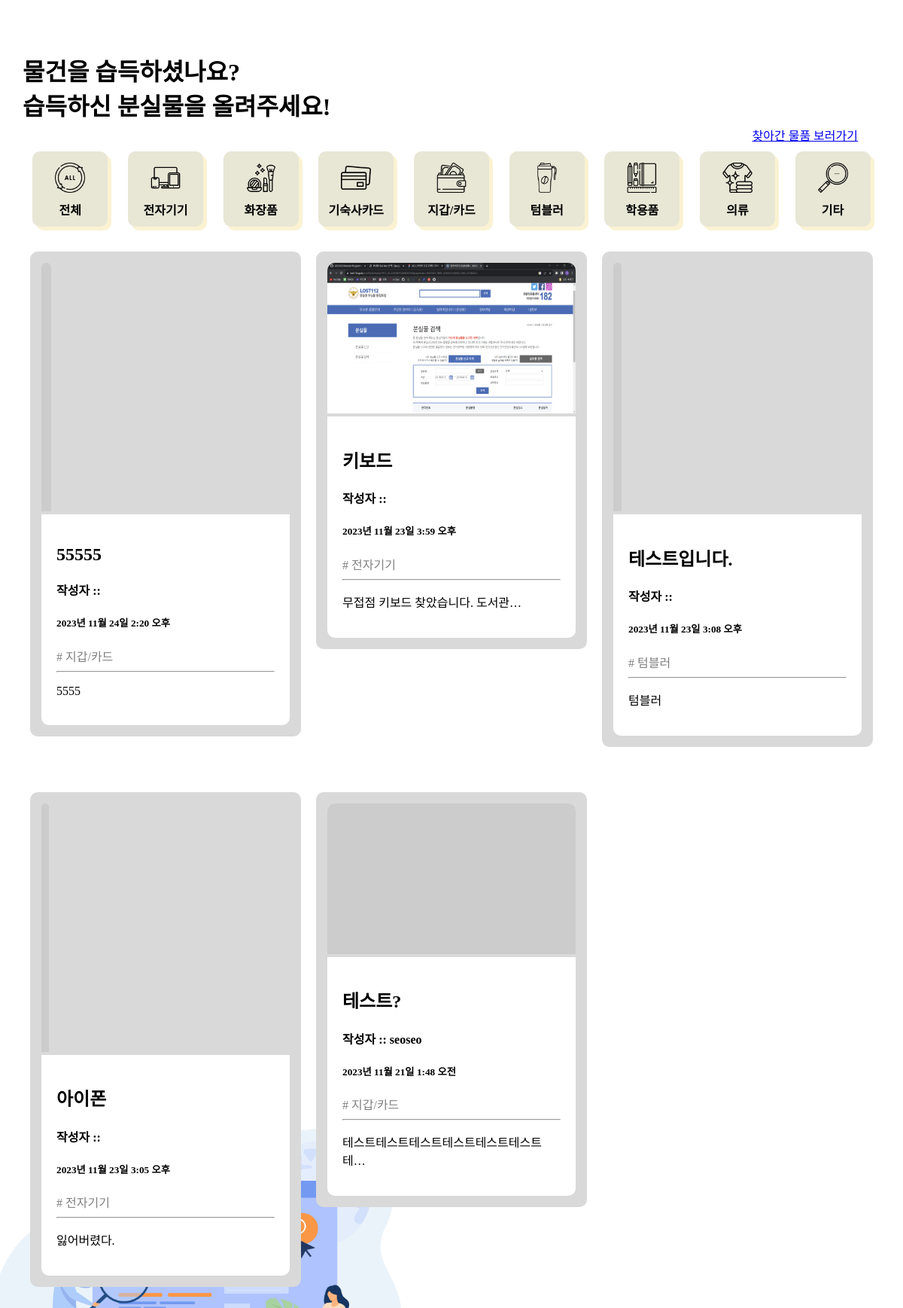
The app's page /message/find/ with its own data.
### message/models.py (models this page shows, shortened)
class Category(models.Model):
    name = models.CharField(max_length=10, unique=True)
    slug = models.SlugField(max_length=100, unique=True, allow_unicode=True)
    head_image = models.ImageField(upload_to='message/images/category/', blank=True)
    def __str__(self):
        return self.name
    def get_absolute_url_find(self):
        return f'/message/find/category/{self.slug}/'
    class Meta:
        verbose_name_plural = 'Categories'

class FindItem(models.Model):
    title = models.CharField(max_length=20)
    author = models.ForeignKey(settings.AUTH_USER_MODEL, null=True, on_delete=models.SET_NULL)
    created_at = models.DateTimeField(auto_now_add=True)
    category = models.ForeignKey(Category, null=True, on_delete=models.SET_NULL)
    head_image = models.ImageField(upload_to='message/images/find/%Y/%m/%d/', blank=True)
    content = models.TextField()
    def __str__(self):
        return f'{self.title}'
    def get_absolute_url(self):
        return f'/message/find/{self.pk}/'

### user/models.py (models this page shows)
class CustomUser(AbstractUser):
    get_verification_token = models.CharField(max_length=64, blank=True, null=True)
    groups = models.ManyToManyField('auth.Group', related_name='custom_users')
    user_permissions = models.ManyToManyField('auth.Permission', related_name='custom_users')

### message/views.py (the view)
# urls.py: path('find/', views.findList.as_view()),
class findList(ListView):
    model = FindItem
    ordering = '-pk'
    template_name = 'message/findItem_list.html'
    def get_context_data(self, **kwargs):
        context = super(findList, self).get_context_data()
        context['categories'] = Category.objects.all()
        return context

### message/templates/message/findItem_list.html (shortened to what this page needs)
<!DOCTYPE html>
{% load static %}
<html lang="ko">
<head>
    <link rel="stylesheet" href="{% static 'message/css/base_list.css' %}" media="screen" />
</head>
<body>
    <div class="container">
        <div class="main-title main-title-font">물건을 습득하셨나요?<br>습득하신 분실물을 올려주세요!</div>
        <div class="post-button">
            <div class="post-list-move-button">
                <a href="../complete_post/">찾아간 물품 보러가기</a>
            </div>
        </div>
        <div class="category-container">
            <div class="category-content">
                <a class="detail-link" href="/message/find/">
                    <div class="icon-text-wrapper">
                        <img src="/static/message/image/all.png" width="40" height="40">
                        <div class="category-font">전체</div>
                    </div>
                </a>
            </div>
            {% for category in categories %}
            <div class="category-content">
                <a class="detail-link" href="{{ category.get_absolute_url_find }}">
                    <div class="icon-text-wrapper">
                        <img src="{{ category.head_image.url }}" width="40" height="40">
                        <div class="category-font">{{ category }}</div>
                    </div>
                </a>
            </div>
            {% endfor %}
        </div>
        <br />
        <div class="post-container">
            {% for item in object_list %}
            <a class="detail-link" href="{{ item.get_absolute_url }}">
                <div class="post-content">
                    {% if item.head_image %}
                    <img src="{{ item.head_image.url }}" style="border-radius: 10px 10px 0 0;" width="330px"
                        height="200px" alt="{{ item }} head image">
                    {% else %}
                    <img src="https://picsum.photos/seed/{{ item.id }}/330/200" style="border-radius: 10px 10px 0 0;"
                        alt="random_image">
                    {% endif %}
                    <div class="post-text-box">
                        <h2>{{ item.title }}</h2>
                        <h4>작성자 :: {{ item.author }}</h4>
                        <h5>{{ item.created_at }}</h5>
                        {% if item.category %}
                        <span style="color: gray;"># {{ item.category }}</span>
                        {% else %}
                        <span style="color: gray;"># 기타</span>
                        {% endif %}
                        <hr />
                        <p>{{ item.content | truncatechars:20 }}</p>
                    </div>
                </div>
            </a>
            {% endfor %}
        </div>
    </div>
</body>
</html>

### message/static/message/css/base_list.css (style rules this page uses)
body { font-family: 'EASTARJET-Medium'; background-image: url(/static/message/image/list.jpg); background-position: left -50px bottom -45px; background-size: 630px 450px; background-attachment: fixed; background-repeat: no-repeat; }
.container { width: 1140px; display: grid; margin: 70px auto; }
.detail-link { text-decoration-line: none; }
.detail-link:link { color: black; }
.category-container { display: flex; justify-content: center; }
.category-content { width: 80px; height: 80px; padding: 10px; margin: 5px auto; border-radius: 10px; background: #E8E6D5; box-shadow: 5px 5px #FAF2D2; }
.category-font { margin-top: 10px; font-size: lg; font-weight: 700; }
.icon-text-wrapper { display: flex; margin-top: 5px; flex-direction: column; align-items: center; }
.post-container { display: grid; grid-template-columns: repeat(3, 1fr); margin: 0 auto; }
.post-content { background: #D9D9D9; max-width: 100%; padding: 15px; margin: 10px; margin-bottom: 50px; border-radius: 10px; }
.post-text-box { background: #FFFFFF; padding: 20px; border-radius: 0 0 10px 10px; }
.main-title-font { font-size: xx-large; font-weight: 900; }
.post-button { display: flex; justify-content: flex-end; }
.post-list-move-button, .post-create-button { margin: 5px 10px; }

### records on screen
Category: head_image (picture), name "전자기기"
Category: head_image (picture), name "화장품"
Category: head_image (picture), name "기숙사카드"
Category: head_image (picture), name "지갑/카드"
Category: head_image (picture), name "텀블러"
Category: head_image (picture), name "학용품"
Category: head_image (picture), name "의류"
Category: head_image (picture), name "기타"
FindItem: title "55555", created_at "2023년 11월 24일 2:20 오후", category "지갑/카드", content "5555"
FindItem: head_image (picture), title "키보드", created_at "2023년 11월 23일 3:59 오후", category "전자기기", content "무접점 키보드 찾았습니다. 도서관…"
FindItem: title "테스트입니다.", created_at "2023년 11월 23일 3:08 오후", category "텀블러", content "텀블러"
FindItem: title "아이폰", created_at "2023년 11월 23일 3:05 오후", category "전자기기", content "잃어버렸다."
FindItem: title "테스트?", author "seoseo", created_at "2023년 11월 21일 1:48 오전", category "지갑/카드", content "테스트테스트테스트테스트테스트테스트테…"
